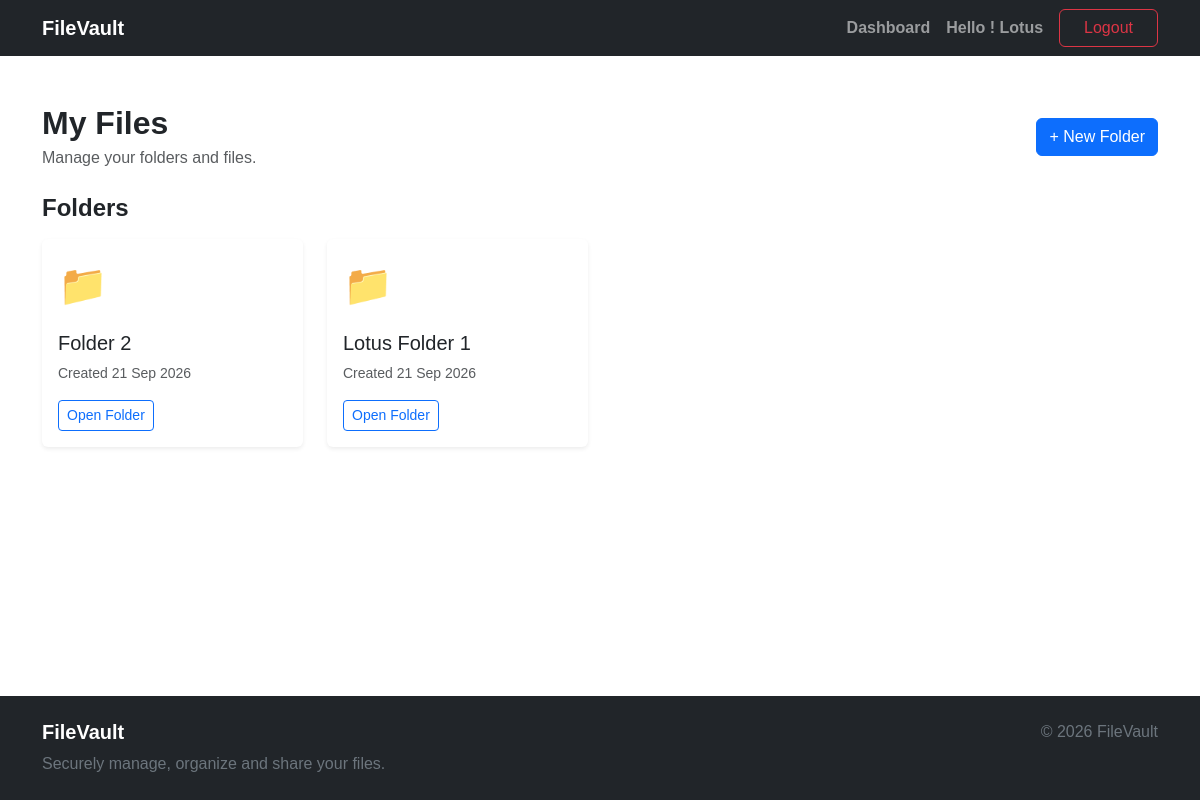
The app's page /storage/ (signed in) with its own data.
### storage/models.py (models this page shows, shortened)
class Folder(models.Model):
      owner = models.ForeignKey(
            settings.AUTH_USER_MODEL,
            on_delete = models.CASCADE,
            related_name= 'folders'
      )
      name = models.CharField(max_length=255)
      parent = models.ForeignKey(
            "self",
            on_delete= models.CASCADE,
            null=True,
            blank=True,
            related_name="children"
      )
      created_at = models.DateTimeField(auto_now_add=True)
      updated_at = models.DateTimeField(auto_now=True)
      class Meta:
            ordering = ['name']
      def get_absolute_url(self):
            return reverse(
                  "storage:folder-detail",
                  kwargs={
                        "pk": self.pk,
                  },
            )

### storage/views.py (the view)
# urls.py: path("",DashboardView.as_view(),name="dashboard",),
class DashboardView(LoginRequiredMixin, ListView):
      model = Folder
      template_name = "storage/dashboard.html"
      context_object_name = "folders"
      def get_queryset(self):
            return Folder.objects.filter(
                  owner = self.request.user,
                  parent__isnull = True,
            ).order_by("name")

### storage/templates/storage/dashboard.html (shortened to what this page needs)
{% extends "base.html" %}
{% block content %}
<div class="container py-5">
      <div class="d-flex justify-content-between align-items-center mb-4">
            <div>
                  <h2 class="fw-bold mb-1">
                        My Files
                  </h2>
                  <p class="text-muted mb-0">
                        Manage your folders and files.
                  </p>
            </div>
            <a href="{% url 'storage:folder-create' %}" class="btn btn-primary">
                  + New Folder
            </a>
      </div>
      {% if folders %}
      <div class="mb-5">
            <h4 class="fw-bold mb-3">
                  Folders
            </h4>
            <div class="row g-4">
                  {% for folder in folders %}
                  <div class="col-md-4 col-lg-3">
                        <div class="card h-100 border-0 shadow-sm">
                              <div class="card-body">
                                    <div class="fs-1 mb-3">
                                          📁
                                    </div>
                                    <h5 class="card-title text-truncate">
                                          {{ folder.name }}
                                    </h5>
                                    <p class="text-muted small">
                                          Created
                                          {{ folder.created_at|date:"d M Y" }}
                                    </p>
                                    <a href="{{ folder.get_absolute_url }}" class="btn btn-outline-primary btn-sm">
                                          Open Folder
                                    </a>
                              </div>
                        </div>
                  </div>
                  {% endfor %}
            </div>
      </div>
      {% endif %}
</div>
{% endblock %}

### templates/base.html (shortened to what this page needs)
<!DOCTYPE html>
<html lang="en">
<head>
      <link href="https://cdn.jsdelivr.net/npm/bootstrap@5.3.8/dist/css/bootstrap.min.css" rel="stylesheet">
      {% load static %}
      <link rel="stylesheet" href="{% static 'css/style.css' %}">
</head>
<body class="d-flex flex-column min-vh-100">
      <nav class="navbar navbar-expand-lg navbar-dark bg-dark">
            <div class="container">
                  <a class="navbar-brand fw-bold" href="{% url 'home' %}">FileVault</a>
                  <div class="collapse navbar-collapse" id="mainNavbar">
                        <ul class="navbar-nav ms-auto align-items-lg-center">
                              {% if not user.is_authenticated %}
                              <li class="nav-item">
                                    <a class="nav-link" href="{% url 'accounts:login' %}"> Login </a>
                              </li>
                              <li class="nav-item ms-lg-2">
                                    <a class="btn btn-primary px-4" href="{% url 'accounts:register' %}">
                                          Register
                                    </a>
                              </li>
                              {% else %}
                              <li class="nav-item">
                                    <a class="nav-link fw-bold" href="{% url 'storage:dashboard' %}">
                                          Dashboard
                                    </a>
                              </li>
                              <li class="nav-item">
                                    <a class="nav-link fw-bold" href="#">
                                          Hello ! {{ user.username }}
                                    </a>
                              </li>
                              <li class="nav-item ms-lg-2">
                                    <form method="post" action="{% url 'accounts:logout' %}" class="d-inline">
                                          <button type="submit" class="btn btn-outline-danger px-4">
                                                Logout
                                          </button>
                                    </form>
                              </li>
                              {% endif %}
                        </ul>
                  </div>
            </div>
      </nav>
      <main class="flex-grow-1">
            {% block content %}
            {% endblock %}
      </main>
      <footer class="bg-dark text-white mt-auto">
            <div class="container py-4">
                  <div class="row">
                        <div class="col-md-6">
                              <h5 class="fw-bold">
                                    FileVault
                              </h5>
                              <p class="text-secondary mb-0">
                                    Securely manage, organize and share
                                    your files.
                              </p>
                        </div>
                        <div class="col-md-6 text-md-end">
                              <p class="text-secondary mb-0">
                                    © 2026 FileVault
                              </p>
                        </div>
                  </div>
            </div>
      </footer>
</body>
</html>

### static/css/style.css (style rules this page uses)
body { font-family: Arial, sans-serif; }

### records on screen
Folder: name "Folder 2", created_at "21 Sep 2026"
Folder: name "Lotus Folder 1", created_at "21 Sep 2026"

### other values on screen
{{ user.username }} "Lotus"
